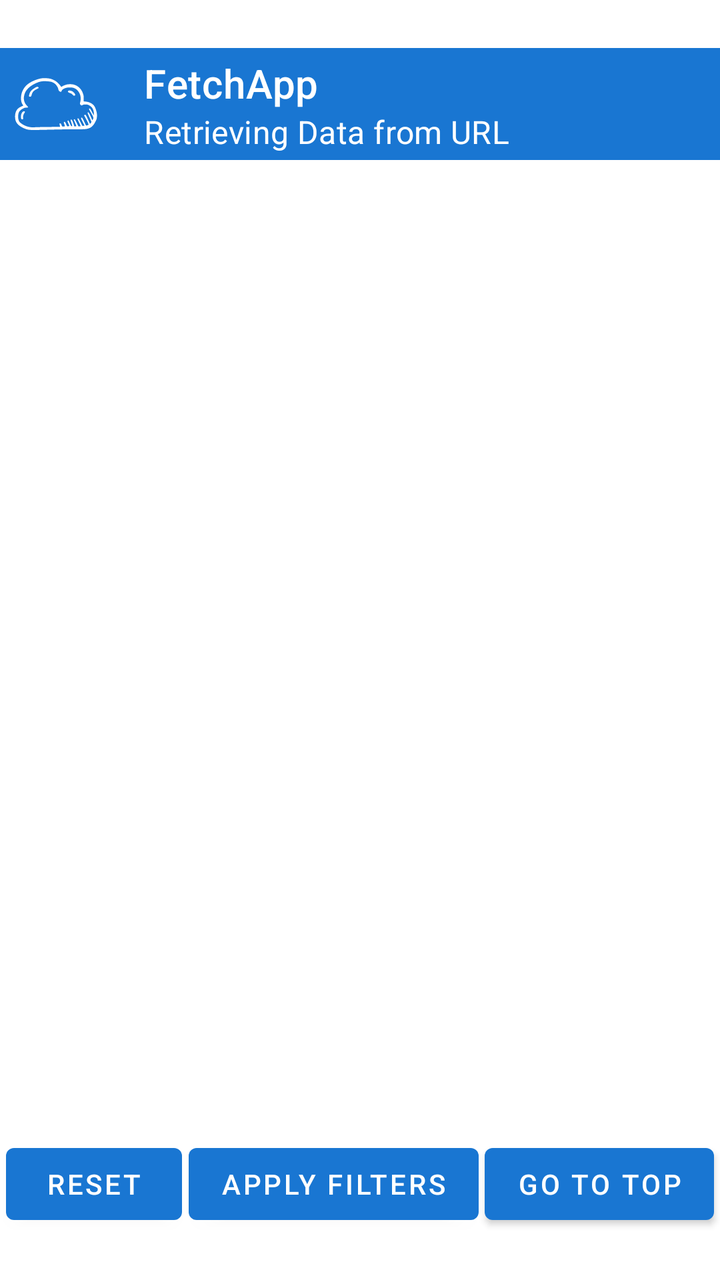
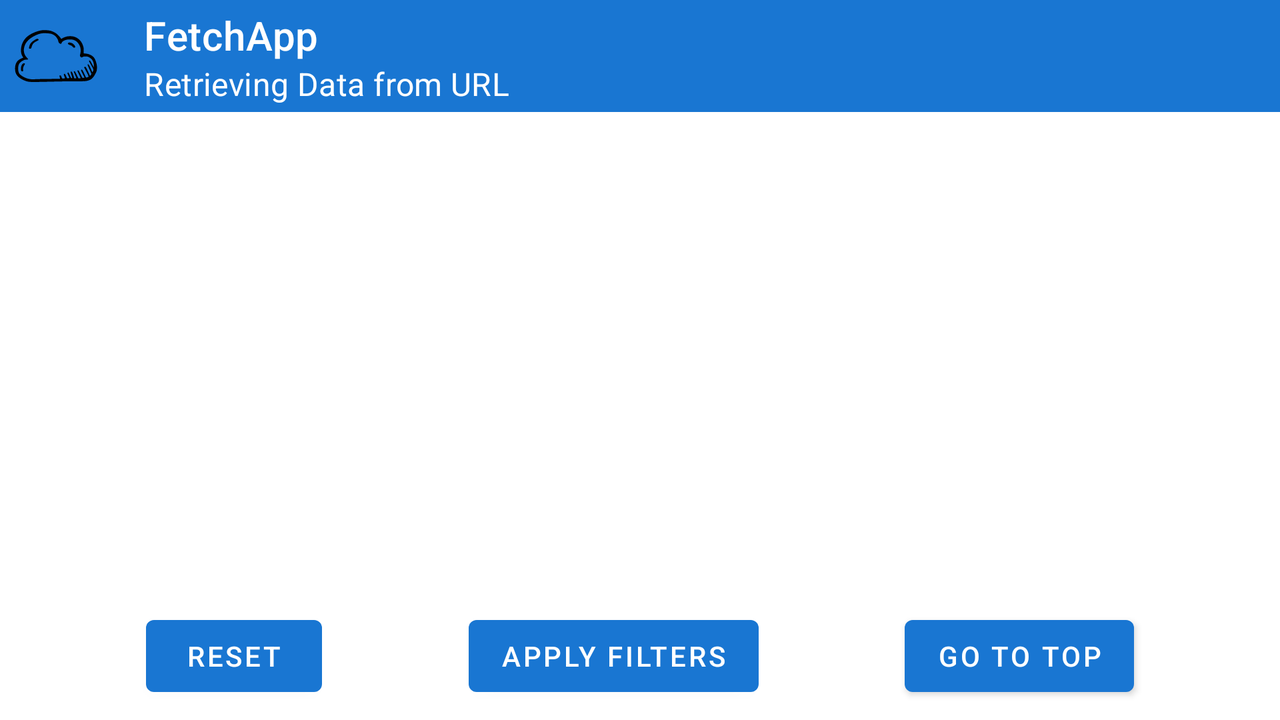

One screen, two layout resources from the same app: the default and the repository's alternative for another configuration. Each is rendered where Android would select it; the XML of both is given below.
<!-- AndroidManifest.xml: application theme Theme.FetchApp -->
<!-- res/layout/activity_main.xml -->
<?xml version="1.0" encoding="utf-8"?>
<androidx.constraintlayout.widget.ConstraintLayout xmlns:android="http://schemas.android.com/apk/res/android"
    xmlns:app="http://schemas.android.com/apk/res-auto"
    xmlns:tools="http://schemas.android.com/tools"
    android:id="@+id/main"
    android:layout_width="match_parent"
    android:layout_height="match_parent"
    tools:context=".MainActivity">

    <androidx.constraintlayout.widget.Guideline
        android:id="@+id/guideline_top"
        android:layout_width="wrap_content"
        android:layout_height="wrap_content"
        android:orientation="horizontal"
        app:layout_constraintGuide_begin="24dp" />

    <androidx.constraintlayout.widget.Guideline
        android:id="@+id/guideline_bottom"
        android:layout_width="wrap_content"
        android:layout_height="wrap_content"
        android:orientation="horizontal"
        app:layout_constraintGuide_end="16dp" />

    <com.google.android.material.appbar.MaterialToolbar
        android:id="@+id/materialToolbar"
        android:layout_width="match_parent"
        android:layout_height="?attr/actionBarSize"
        android:background="?attr/colorPrimary"
        android:theme="@style/ThemeOverlay.MaterialComponents.Dark.ActionBar"
        app:title="FetchApp"
        app:subtitle="Retrieving Data from URL"
        app:navigationIcon="@drawable/ic_load"
        app:navigationIconTint="@android:color/white"
        app:titleTextColor="@android:color/white"
        app:subtitleTextColor="@android:color/white"
        app:layout_constraintTop_toTopOf="@id/guideline_top"
        app:layout_constraintStart_toStartOf="parent"
        app:layout_constraintEnd_toEndOf="parent"
        />

    <androidx.recyclerview.widget.RecyclerView
        android:id="@+id/RV"
        android:layout_width="0dp"
        android:layout_height="0dp"
        android:layout_margin="8dp"
        app:layout_constraintEnd_toEndOf="parent"
        app:layout_constraintHorizontal_bias="0.0"
        app:layout_constraintStart_toStartOf="parent"
        app:layout_constraintTop_toBottomOf="@id/materialToolbar"
        app:layout_constraintBottom_toTopOf="@id/Reset"
        app:layout_constraintVertical_bias="1.0" />

    <com.google.android.material.button.MaterialButton
        style="@style/Widget.MaterialComponents.Button"
        android:id="@+id/Reset"
        android:layout_width="wrap_content"
        android:layout_height="wrap_content"
        android:text="Reset"
        android:layout_marginBottom="8dp"
        app:layout_constraintBottom_toTopOf="@id/guideline_bottom"
        app:layout_constraintStart_toStartOf="parent"
        app:layout_constraintEnd_toStartOf="@id/ApplyFilters" />

    <com.google.android.material.button.MaterialButton
        style="@style/Widget.MaterialComponents.Button"
        android:id="@+id/ApplyFilters"
        android:layout_width="wrap_content"
        android:layout_height="wrap_content"
        android:text="Apply Filters"
        android:layout_marginBottom="8dp"
        app:layout_constraintBottom_toTopOf="@id/guideline_bottom"
        app:layout_constraintStart_toEndOf="@id/Reset"
        app:layout_constraintEnd_toStartOf="@id/GoToTop" />

    <com.google.android.material.button.MaterialButton
        style="@style/Widget.MaterialComponents.Button"
        android:id="@+id/GoToTop"
        android:layout_width="wrap_content"
        android:layout_height="wrap_content"
        android:text="Go to Top"
        android:layout_marginBottom="8dp"
        app:layout_constraintBottom_toTopOf="@id/guideline_bottom"
        app:layout_constraintStart_toEndOf="@id/ApplyFilters"
        app:layout_constraintEnd_toEndOf="parent" />


</androidx.constraintlayout.widget.ConstraintLayout>
<!-- resources referenced by this layout -->
<resources>
  <!-- drawable ic_load: vector/xml drawable (drawable, 4258 chars, omitted) -->
  <style name="Theme.FetchApp" parent="Theme.MaterialComponents.DayNight.NoActionBar">
          <item name="colorPrimary">@color/colorPrimary</item>
          <item name="colorPrimaryVariant">@color/colorPrimaryVariant</item>
          <item name="colorOnPrimary">@color/colorOnPrimary</item>
          <item name="colorSecondary">@color/colorSecondary</item>
          <item name="colorOnSecondary">@color/colorOnSecondary</item>
          <item name="android:colorBackground">@color/colorBackground</item>
          <item name="colorSurface">@color/colorSurface</item>
          <item name="colorOnSurface">@color/colorOnSurface</item>
          <item name="colorOnBackground">@color/colorOnBackground</item>
          <item name="buttonStyle">@style/Widget.MaterialComponents.Button</item>
      </style>
  <color name="colorPrimary">#1976D2</color>
  <color name="colorPrimaryVariant">#1565C0</color>
  <color name="colorOnPrimary">#FFFFFF</color>
  <color name="colorSecondary">#FF9800</color>
  <color name="colorOnSecondary">#000000</color>
  <color name="colorBackground">#FFFFFF</color>
  <color name="colorSurface">#F5F5F5</color>
  <color name="colorOnSurface">#000000</color>
  <color name="colorOnBackground">#000000</color>
</resources>
<!-- res/layout-land/activity_main.xml (the repository's variant of the layout above) -->
<!-- drawn on the phone turned sideways -->
<?xml version="1.0" encoding="utf-8"?>
<androidx.constraintlayout.widget.ConstraintLayout xmlns:android="http://schemas.android.com/apk/res/android"
    xmlns:app="http://schemas.android.com/apk/res-auto"
    xmlns:tools="http://schemas.android.com/tools"
    android:id="@+id/main"
    android:layout_width="match_parent"
    android:layout_height="match_parent"
    tools:context=".MainActivity">

    <com.google.android.material.appbar.MaterialToolbar
        android:id="@+id/materialToolbar"
        android:layout_width="match_parent"
        android:layout_height="?attr/actionBarSize"
        android:background="?attr/colorPrimary"
        android:theme="@style/ThemeOverlay.MaterialComponents.Dark.ActionBar"
        app:title="FetchApp"
        app:subtitle="Retrieving Data from URL"
        app:navigationIcon="@drawable/ic_load"
        app:titleTextColor="@android:color/white"
        app:subtitleTextColor="@android:color/white"
        app:layout_constraintTop_toTopOf="parent"
        app:layout_constraintStart_toStartOf="parent"
        app:layout_constraintEnd_toEndOf="parent"
        />

    <androidx.recyclerview.widget.RecyclerView
        android:id="@+id/RV"
        android:layout_width="0dp"
        android:layout_height="0dp"
        android:layout_margin="8dp"
        app:layout_constraintBottom_toTopOf="@+id/Reset"
        app:layout_constraintEnd_toEndOf="parent"
        app:layout_constraintHorizontal_bias="0.0"
        app:layout_constraintStart_toStartOf="parent"
        app:layout_constraintTop_toBottomOf="@id/materialToolbar"
        app:layout_constraintVertical_bias="1.0" />

    <com.google.android.material.button.MaterialButton
        style="@style/Widget.MaterialComponents.Button"
        android:id="@+id/Reset"
        android:layout_width="wrap_content"
        android:layout_height="wrap_content"
        android:text="Reset"
        android:layout_marginBottom="8dp"
        app:layout_constraintBottom_toBottomOf="parent"
        app:layout_constraintStart_toStartOf="parent"
        app:layout_constraintEnd_toStartOf="@id/ApplyFilters" />

    <com.google.android.material.button.MaterialButton
        style="@style/Widget.MaterialComponents.Button"
        android:id="@+id/ApplyFilters"
        android:layout_width="wrap_content"
        android:layout_height="wrap_content"
        android:text="Apply Filters"
        android:layout_marginBottom="8dp"
        app:layout_constraintBottom_toBottomOf="parent"
        app:layout_constraintStart_toEndOf="@id/Reset"
        app:layout_constraintEnd_toStartOf="@id/GoToTop" />

    <com.google.android.material.button.MaterialButton
        style="@style/Widget.MaterialComponents.Button"
        android:id="@+id/GoToTop"
        android:layout_width="wrap_content"
        android:layout_height="wrap_content"
        android:text="Go to Top"
        android:layout_marginBottom="8dp"
        app:layout_constraintBottom_toBottomOf="parent"
        app:layout_constraintStart_toEndOf="@id/ApplyFilters"
        app:layout_constraintEnd_toEndOf="parent" />


</androidx.constraintlayout.widget.ConstraintLayout>
